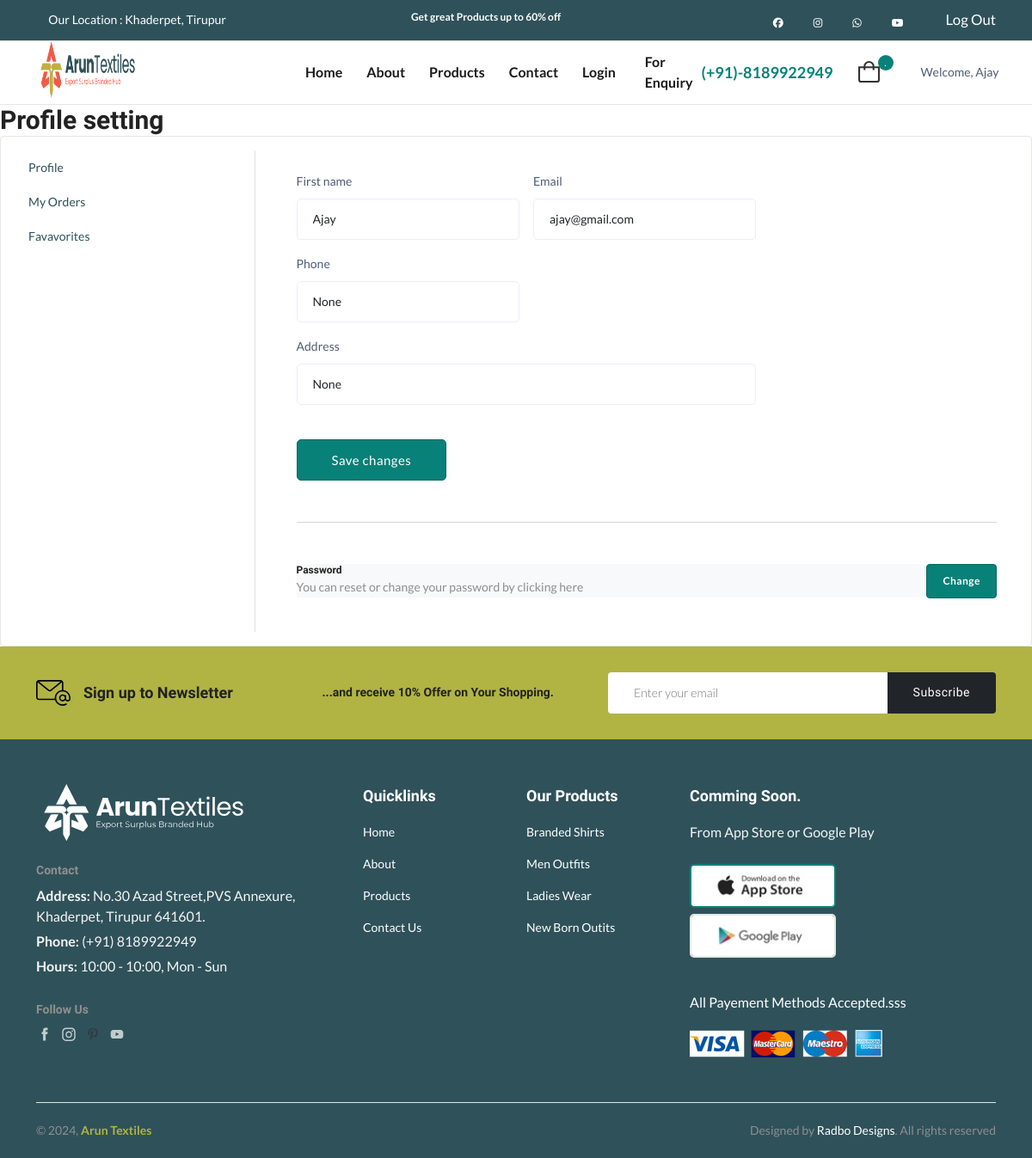
Screenshot of /userProfile/1 with the database file from the repository.
### wedsite/models.py (models this page shows, shortened)
class User(db.Model, UserMixin):
    id = db.Column(db.Integer, primary_key=True)
    email = db.Column(db.String(50), unique=True, nullable=False)
    username = db.Column(db.String(50), unique=True, nullable=False)
    lastname = db.Column(db.String(50), nullable=True)
    phone = db.Column(db.Integer, nullable=True)
    address = db.Column(db.String(100), nullable=True)
    password_hash = db.Column(db.String(128), nullable=False)
    cart_items = db.relationship('Cart', backref='user', lazy=True)
    orders = db.relationship('Order', backref='user', lazy=True)
    @property
    def password(self):
        raise AttributeError('You cannot read the password attribute')

### wedsite/auth.py (the view)
@auth.route("/userProfile/<int:user_id>")
def userProfile(user_id):
    customer = User.query.get(user_id)
    return render_template("userProfile.html", customer=customer)

### wedsite/templates/userProfile.html (shortened to what this page needs)
<!DOCTYPE html>
<html class="no-js" lang="en">
<head>
    <link rel="stylesheet" href="https://cdnjs.cloudflare.com/ajax/libs/font-awesome/6.5.1/css/all.min.css" />
    <link rel="stylesheet" href="../static/css/main.css">
    <link rel="stylesheet" href="https://cdnjs.cloudflare.com/ajax/libs/OwlCarousel2/2.3.4/assets/owl.carousel.min.css">
    <link rel="stylesheet" href="https://cdnjs.cloudflare.com/ajax/libs/OwlCarousel2/2.3.4/assets/owl.theme.default.min.css">
</head>
<body>
    <header class="header-area header-style-4 header-height-2">
        <div class="header-top header-top-ptb-1 d-none d-lg-block" style="background-color:#2f515a;">
            <div class="container">
                <div class="row align-items-center">
                    <div class="col-xl-4 col-lg-4">
                        <div class="header-info">
                            <ul>
                                <li style="color:white;"><i class="fi-rs-marker"></i><a href="https://maps.app.goo.gl/mAfWA1dnAhPTsMmQ9" style="color:white;">Our Location : Khaderpet, Tirupur</a></li>
                            </ul>
                        </div>
                    </div>
                    <div class="col-xl-5 col-lg-4">
                        <div class="text-center">
                            <div id="news-flash" class="d-inline-block" style="color:white;font-size:12px;">
                                <ul>
                                    <li>Get great Products up to 60% off</li>
                                </ul>
                            </div>
                        </div>
                    </div>
                    <div class="col-xl-3 col-lg-4">
                        <div class="header-info header-info-right">
                            <a href="https://www.facebook.com/aruntextiless" target="_blank" style="margin-right: 30px;">
                                <i class="fa-brands fa-facebook fa-2xl" style="color: #ffffff;"></i>
                            </a>
                            <a href="https://instagram.com/aruntextiless" target="_blank" style="margin-right: 30px;">
                                <i class="fa-brands fa-instagram fa-2xl" style="color: #ffffff;"></i>
                            </a>
                            <a href="https://api.whatsapp.com/send?phone=918189922949" target="_blank" style="margin-right: 30px;">
                                <i class="fa-brands fa-whatsapp fa-2xl" style="color: #ffffff;"></i>
                            </a>
                            <a href="https://www.facebook.com/aruntextiless" target="_blank" style="margin-right: 30px;">
                                <i class="fa-brands fa-youtube fa-2xl" style="color: #ffffff;"></i>
                            </a>
                                <i class="fi-rs-user"></i><a href="{{ url_for('auth.logout') }}" style="color: #ffffff;">Log Out</a>
                        </div>
                    </div>
                </div>
            </div>
        </div>
        <div class="header-bottom header-bottom-bg-color sticky-bar">
            <div class="container">
                <div class="header-wrap header-space-between position-relative">
                    <div class="logo logo-width-1">
                        <a href="{{ url_for('views.index') }}"><img src="../static/imgs/theme/logo.png" alt="logo"></a>
                    </div>
                    <div class="header-nav d-none d-lg-flex">
                        <div class="main-menu main-menu-padding-1 main-menu-lh-2 d-none d-lg-block">
                            <nav>
                                <ul>
                                    <li><a href="{{ url_for('views.index') }}">Home</a></li>
                                    <li><a href="{{ url_for('views.about') }}">About</a></li>
                                    <li><a href="{{ url_for('views.productPageList') }}">Products</a></li>
                                    <li><a href="{{ url_for('views.contact') }}">Contact</a></li>
                                        <li><a href="{{ url_for('auth.userLogin') }}">Login</a></li>
                                </ul>
                            </nav>
                        </div>
                    </div>
                    <div class="hotline d-none d-lg-block">
                        <p><i class="fi-rs-headset"></i><span>For Enquiry</span>(+91)-8189922949</p>
                    </div>
                    <div class="header-action-right">
                        <div class="header-action-2">
                            <div class="header-action-icon-2">
                                <a class="mini-cart-icon" href="{{ url_for('views.index') }}">
                                    <img alt="Evara" src="../static/imgs/theme/icons/icon-cart.svg">
                                    <span class="pro-count white">.</span>
                                </a>
                            </div>
                            <div class="header-action-icon-2">
                              {% if customer %}
                                  <span>Welcome, {{ customer.username }}</span>
                              {% endif %}
                          </div>
                        </div>
                    </div>
                </div>
            </div>
        </div>
    </header>
<main class="main-content position-relative border-radius-lg ">
    <section class="content-main">
        <div class="content-header">
            <h2 class="content-title">Profile setting </h2>
        </div>
        <div class="card">
            <div class="card-body">
                <div class="row gx-5">
                    <aside class="col-lg-3 border-end">
                        <nav class="nav nav-pills flex-lg-column mb-4">
                            <a class="nav-link" aria-current="page" href="#">Profile</a>
                            <a class="nav-link" href="#">My Orders</a>
                            <a class="nav-link" href="#">Favavorites</a>
                        </nav>
                    </aside>
                    <div class="col-lg-9">
                        <section class="content-body p-xl-4">
                            <form action="{{ url_for('auth.UserProfileUpdate') }}" method="post">
                                <div class="row">
                                    <div class="col-lg-8">
                                        <div class="row gx-3">
                                            <div class="col-6 mb-3">
                                                <label class="form-label">First name</label>
                                                <input class="form-control" type="text" name="firstname" placeholder="Type here" value="{{ customer.username }}">
                                            </div>
                                            <div class="col-lg-6 mb-3">
                                                <label class="form-label">Email</label>
                                                <input class="form-control" type="email" name="email" placeholder="example@mail.com" value="{{ customer.email }}">
                                            </div>
                                            <div class="col-lg-6 mb-3">
                                                <label class="form-label">Phone</label>
                                                <input class="form-control" type="tel" name="phone" placeholder="+1234567890" value="{{ customer.phone }}">
                                            </div>
                                            <div class="col-lg-12 mb-3">
                                                <label class="form-label">Address</label>
                                                <input class="form-control" type="text" name="address" placeholder="Type here" value="{{ customer.address }}">
                                            </div>
                                        </div>
                                    </div>
                                </div>
                                <br>
                                <button class="btn btn-primary" type="submit">Save changes</button>
                            </form>
                            <hr class="my-5">
                            <div class="row" style="max-width:920px">
                                <div class="col-md">
                                    <article class="box mb-3 bg-light">
                                        <a class="btn float-end btn-light btn-sm rounded font-md" href="#">Change</a>
                                        <h6>Password</h6>
                                        <small class="text-muted d-block" style="width:70%">You can reset or change your password by clicking here</small>
                                    </article>
                                </div>
                            </div>
                        </section>
                    </div>
                </div>
            </div>
        </div>
    </section>
    {% include 'footer.html' %}
</html>

### wedsite/templates/userProfile.html (style rules this page uses)
.header-nav ul { display: flex; align-items: center; justify-content: space-between; margin: 0; padding: 0; list-style: none; }
.header-nav ul li { display: inline-block; padding: 10px 15px; }
.header-nav ul li a { color: #000; text-decoration: none; font-size: 16px; font-weight: 600; }
.header-action-right { display: flex; align-items: center; }
.header-action-icon-2 { margin-left: 15px; }
.logo { display: flex; align-items: center; }
.logo img { height: 66px; max-height: 70px; width: auto; max-width: 250px; }
.header-wrap { display: flex; justify-content: space-between; align-items: center; }
.header-nav, .header-action-right { display: flex; align-items: center; }
.header-info a { white-space: nowrap; }

### rows the page displays
User: username "Ajay", firstname "Ajay", email "ajay@gmail.com", phone "None", address "None"
